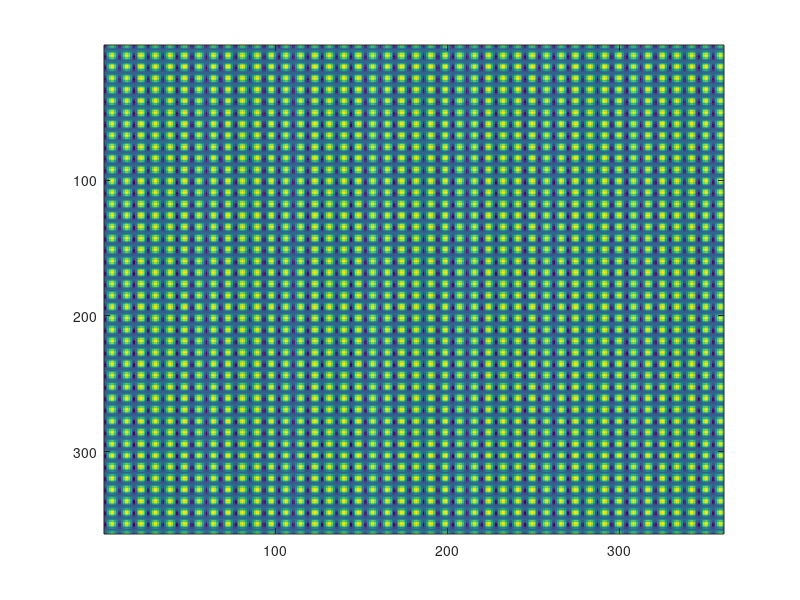

Source code (MATLAB):
function naloga1()
  %lahko se igraš z drugim theta parametrom za obrat okoli osi
  %nalogaA1();
  %nalogaA2();
  %nalogaB()
  nalogaC()
endfunction

function [A] = dh_joint(parameters)
% INPUT: DH parameters for joint (a, alpha, d, theta)
% OUTPUT: 4x4 homogeneous transformation matrix
A = zeros(4, 4);
A(1, 1) = cos(parameters(4));
A(2, 1) = sin(parameters(4));
A(1, 2) = -sin(parameters(4)) * cos(parameters(2));
A(2, 2) = cos(parameters(4)) * cos(parameters(2));
A(3, 2) = sin(parameters(2));
A(1, 3) = sin(parameters(4)) * sin(parameters(2));
A(2, 3) = -cos(parameters(4)) * sin(parameters(2));
A(3, 3) = cos(parameters(2));
A(1, 4) = parameters(1) * cos(parameters(4));
A(2, 4) = parameters(1) * sin(parameters(4));
A(3, 4) = parameters(3);
A(4, 4) = 1;
endfunction

function [T00, T01, T12, T23] = stan_mod(theta1,theta2,d3)
  %predpostavimo da imamo enak primer kot na vajah torej bo theta pi/2 za oba sklepa
  T00 = [1 0 0 0; 0 1 0 0; 0 0 1 0; 0 0 0 1];
  T01 = dh_joint([0,  pi/2,  5,  theta1]);
  T12 = T01*dh_joint([0,  pi/2,  5,  theta2]);
  T23 = T12*dh_joint([0, 0, d3,  0]);
  
endfunction

function [T00, T01, T12, T23] = antro_mod(theta1,theta2,theta3)
  
  T00 = [1 0 0 0; 0 1 0 0; 0 0 1 0; 0 0 0 1];
  T01 = dh_joint([0,pi/2,3,theta1]);
  T12 = T01*dh_joint([3,0,0,theta2]);
  T23 = T12*dh_joint([3,0,0,theta3]);
  
endfunction

function nalogaA1()
  [T00, T01, T12, T23] = stan_mod(0,0,2);
  T1 = T00(:,4)
  T2 = T01(:,4) 
  T3 = T12(:,4) 
  T4 = T23(:,4) 
  X = [T1(1),T2(1),T3(1),T4(1)];
  Y = [T1(2),T2(2),T3(2),T4(2)];
  Z = [T1(3),T2(3),T3(3),T4(3)];
  plot3(X,Y,Z, 'color', [0,0,0], 'linewidth', 4);
  hold on;
  scatter3(X,Y,Z, 20, [0.5 0.5 0.5]);
  show_system(T01);
  show_system(T12);
  show_system(T23);

endfunction

function nalogaA2()
  %20,-5,-25
  [T00, T01, T12, T23] = antro_mod(0,0,0);
  T1 = T00(:,4)
  T2 = T01(:,4) 
  T3 = T12(:,4)   
  T4 = T23(:,4) 
  X = [T1(1),T2(1),T3(1),T4(1)];
  Y = [T1(2),T2(2),T3(2),T4(2)];
  Z = [T1(3),T2(3),T3(3),T4(3)];
  plot3(X,Y,Z, 'color', [0,0,0], 'linewidth', 4);
  hold on;
  scatter3(X,Y,Z, 20, [0.5 0.5 0.5]);
  show_system(T01);
  show_system(T12);
  show_system(T23);
endfunction

function nalogaB()
  %3.257
  [T00, T01, T12, T23] = antro_mod(0.2,0.1,0.3);
  T1 = [3,3,4,1];
  T2 = T23 .* [0,0,0,1];
  T2f = T2(:,4)
  fin = sqrt((T2f(1)-T1(1))^2 + (T2f(2)-T1(2))^2 + (T2f(3)-T1(3))^2)
endfunction

function nalogaC()
  T1 = [3,3,4,1];
  I = zeros(360,360);
  for x = 1:360
    for y = 1:360
      [T00, T01, T12, T23] = antro_mod((y*180)/pi,0.1,(x*180)/pi);
      T2 = T23 .* [0,0,0,1];
      T2f = T2(:,4);
      fin = sqrt((T2f(1)-T1(1))^2 + (T2f(2)-T1(2))^2 + (T2f(3)-T1(3))^2);
      I(x,y)=fin;
    endfor
  endfor

  figure(1);
  imagesc(I);
  
  %plot3(X,Y,Z, 'color', [0,0,0], 'linewidth', 4);
  %hold on;
  %scatter3(X,Y,Z, 20, [0.5 0.5 0.5]);
  %scatter3(3,3,4, 10, [0.5 0.5 0.5]);
endfunction
